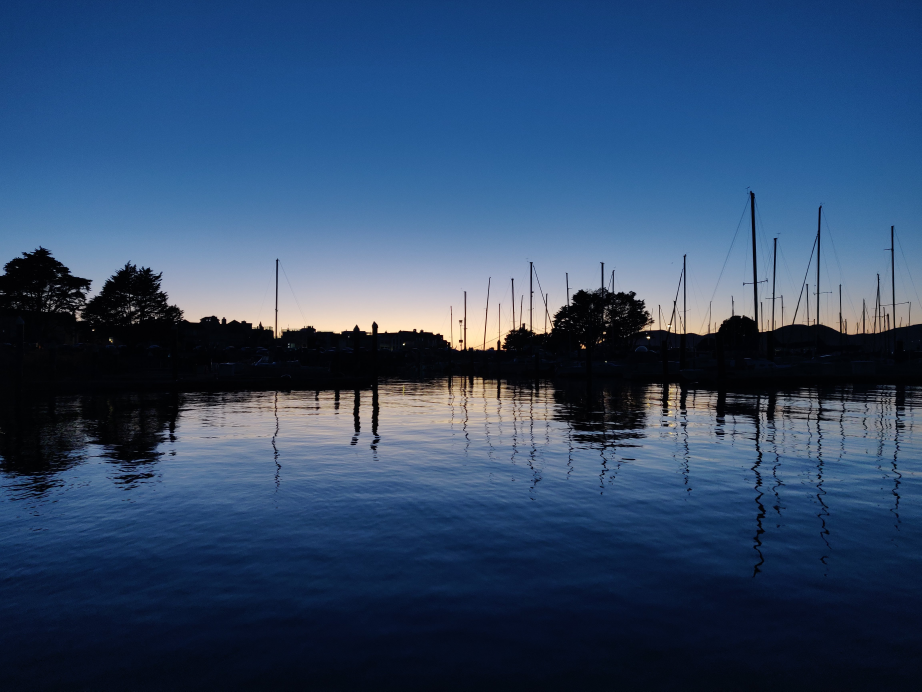
#> input picture project_folder/example.jpg, 4608 x 3456 px (shown at 1/5 size)
$ python seam_carver.py
#> lines starting #> are read from the running program, lines starting #| are printed output that depends on the picture
import cv2

def image_display_example(img_path):
    """
    Example function to display an image

    img_path: path of image to display
    """
    img = cv2.imread(img_path, 1)

    cv2.namedWindow('image', cv2.WINDOW_NORMAL)
    cv2.imshow('image',img)
    keyPress = cv2.waitKey(0)

    if keyPress == 27:
        cv2.destroyAllWindows()


def image_scale_down_example(img_path):
    """
    Example to scale down image to process faster
    """
#> called with img_path = 'example.jpg'

    img = cv2.imread(img_path, 1)
#> img is the input picture: shape (3456, 4608, 3); mean B, G, R 105.7, 72.8, 48.1

    scale_factor = 0.1
    new_height = int(len(img)*scale_factor)
#> new_height = 345
    new_width = int(len(img[0])*scale_factor)
#> new_width = 460

    img = cv2.resize(img, (new_height, new_width))
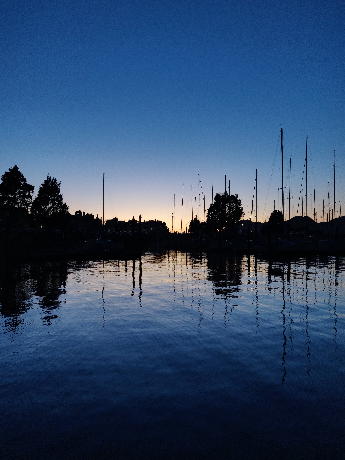
#> img: shape (460, 345, 3); mean B, G, R 105.5, 72.6, 48

    cv2.imshow('scaled_down', img)
    cv2.waitKey(0)
#> (the run stopped early here; a loop or call above may not have finished)
